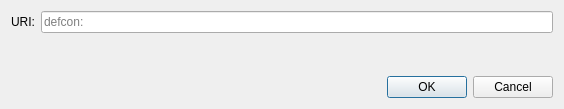
<?xml version="1.0" encoding="UTF-8"?>
<ui version="4.0">
 <class>OpenURIDialog</class>
 <widget class="QDialog" name="OpenURIDialog">
  <property name="geometry">
   <rect>
    <x>0</x>
    <y>0</y>
    <width>564</width>
    <height>109</height>
   </rect>
  </property>
  <property name="windowTitle">
   <string>Open URI</string>
  </property>
  <layout class="QVBoxLayout" name="verticalLayout">
   <item>
    <layout class="QHBoxLayout" name="horizontalLayout">
     <item>
      <widget class="QLabel" name="label">
       <property name="text">
        <string>URI:</string>
       </property>
      </widget>
     </item>
     <item>
      <widget class="QValidatedLineEdit" name="uriEdit">
       <property name="placeholderText">
        <string notr="true">defcon:</string>
       </property>
      </widget>
     </item>
    </layout>
   </item>
   <item>
    <spacer name="verticalSpacer">
     <property name="orientation">
      <enum>Qt::Vertical</enum>
     </property>
     <property name="sizeHint" stdset="0">
      <size>
       <width>20</width>
       <height>40</height>
      </size>
     </property>
    </spacer>
   </item>
   <item>
    <widget class="QDialogButtonBox" name="buttonBox">
     <property name="orientation">
      <enum>Qt::Horizontal</enum>
     </property>
     <property name="standardButtons">
      <set>QDialogButtonBox::Cancel|QDialogButtonBox::Ok</set>
     </property>
    </widget>
   </item>
  </layout>
 </widget>
 <customwidgets>
  <customwidget>
   <class>QValidatedLineEdit</class>
   <extends>QLineEdit</extends>
   <header>qt/qvalidatedlineedit.h</header>
  </customwidget>
 </customwidgets>
 <resources/>
 <connections>
  <connection>
   <sender>buttonBox</sender>
   <signal>accepted()</signal>
   <receiver>OpenURIDialog</receiver>
   <slot>accept()</slot>
   <hints>
    <hint type="sourcelabel">
     <x>248</x>
     <y>254</y>
    </hint>
    <hint type="destinationlabel">
     <x>157</x>
     <y>274</y>
    </hint>
   </hints>
  </connection>
  <connection>
   <sender>buttonBox</sender>
   <signal>rejected()</signal>
   <receiver>OpenURIDialog</receiver>
   <slot>reject()</slot>
   <hints>
    <hint type="sourcelabel">
     <x>316</x>
     <y>260</y>
    </hint>
    <hint type="destinationlabel">
     <x>286</x>
     <y>274</y>
    </hint>
   </hints>
  </connection>
 </connections>
</ui>
